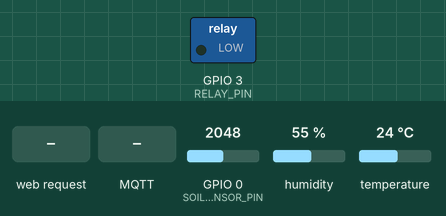
Recording of a sketch running on a simulated ESP32. On the bench: switched loads named in the sketch (green lamp = pin HIGH). The test bench sets the inputs (shaded band); at power-on: GPIO 0 (SOIL_SENSOR_PIN) = 2048, humidity 55 %, temperature 24 °C. WiFi joins after 1.5 s; servers stay silent unless stated; a WiFi scan finds three made-up networks; no MQTT or app messages arrive unless stated; not simulated (calls return 0 or success): secrets.h; names the files do not define were given values by the test bench: MQTT_PORT = 1883; what the sketch prints to the serial monitor is not drawn.

Above: at 5.2 s.
5.3 s: GPIO 0 (SOIL_SENSOR_PIN) set to 310
At 8.3 s:
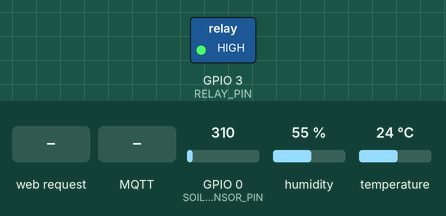
13.7 s: HTTP request GET /water received
At 14.9 s:
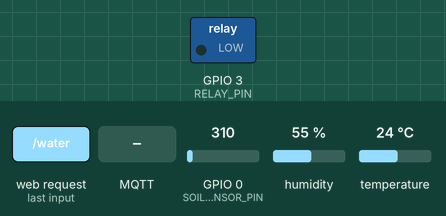
15.2 s: MQTT message "ON" arrives on the first subscribed topic
16.7 s: GPIO 0 (SOIL_SENSOR_PIN) set to 387
At 20.5 s:
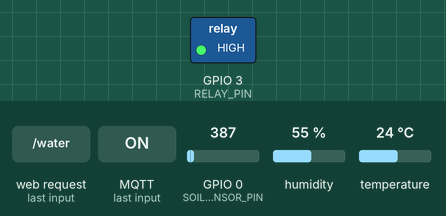
28.2 s: GPIO 0 (SOIL_SENSOR_PIN) set to 0
29.7 s: HTTP request GET /data received
Timing chart, 0 to 32.2 s (numbered marks = the images above; inputs shaded):
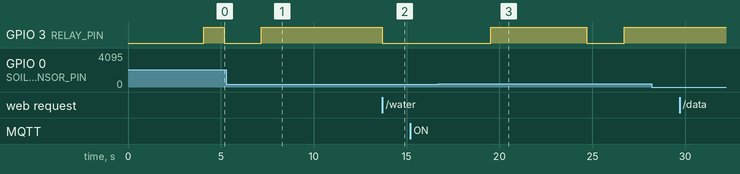

The sketch:

plant_monitoring_system.ino
```cpp
/*
  Connections:
  Soil Moisture Sensor: A0
  Relay (Pump):         D3
  DHT11 Sensor:         D2
*/

#include "secrets.h"
#include "webpage.h"
#include <DHT.h>
#include <WiFi.h>
#include <PubSubClient.h>

// ================= Configuration =================
#define DHT_PIN            2
#define RELAY_PIN          3
#define SOIL_SENSOR_PIN    0
#define DHT_TYPE           DHT11
#define SOIL_DRY_THRESHOLD 350

#define PUMP_DURATION_MS   2000      // 2 seconds

#define VPIN_TEMP          V0
#define VPIN_HUMIDITY      V1
#define VPIN_SOIL          V2
#define VPIN_MANUAL_BUTTON V3
#define VPIN_LOG           V99

// ================= WiFi & MQTT =================
WiFiServer server(8081);
WiFiClient mqttWiFiClient;
PubSubClient mqttClient(mqttWiFiClient);

const char ssid[] = SECRET_SSID;
const char pass[] = SECRET_PASS;

// MQTT Configuration
const char* mqtt_server = MQTT_SERVER;
const int mqtt_port = MQTT_PORT;
const char* mqtt_client_id = "plant_monitor";
const char* mqtt_username = MQTT_USERNAME;
const char* mqtt_pass = MQTT_PASS;

// MQTT Topics
//  for publishing
const char* topic_temp = "plant/temperature";
const char* topic_humidity = "plant/humidity";
const char* topic_soil = "plant/soil";
const char* topic_status = "plant/status";
const char* topic_pump = "plant/pump";
// for subscription
const char* topic_pump_sub = "plant/pump/set";

// ================= State Variables =================
unsigned long lastSerialLogTime = 0;
unsigned long lastMqttPublishTime = 0;

const unsigned long SERIAL_LOG_INTERVAL = 5000L; // 5Sek
const unsigned long MQTT_PUBLISH_INTERVAL = 5000L; // 10 seconds

int soilValue = 0;
float temperature = 0.0;
float humidity = 0.0;
int relayState = HIGH;
bool pumpActive = false;

DHT dht(DHT_PIN, DHT_TYPE);


// ================= Setup =================
void setup() {
  Serial.begin(9600);
  scanWiFiNetworks();
  connectToWiFi();
  setupMQTT();
  prepareWebServer();


  pinMode(RELAY_PIN, OUTPUT);
  digitalWrite(RELAY_PIN, relayState);

  dht.begin();
}

void loop() {
   // call poll() regularly to allow the library to send MQTT keep alive -> avoids being disconnected by the broker
  if (!mqttClient.connected()){
    reconnectMQTT();
  }
  mqttClient.loop();
  refreshWebServer();

  // Read Sensor Data and Log to Serial Monitor
  if (millis() - lastSerialLogTime >= SERIAL_LOG_INTERVAL) {
    temperature = dht.readTemperature();
    humidity = dht.readHumidity();
    soilValue = analogRead(SOIL_SENSOR_PIN);
    logToSerial();
    activatePumpIfNeeded();
    lastSerialLogTime = millis();
  }

    // Publish sensor data to MQTT
  if (millis() - lastMqttPublishTime >= MQTT_PUBLISH_INTERVAL) {
    publishSensorData();
    lastMqttPublishTime = millis();
  }
}


// ================= Serial Log Function  =================
void logToSerial() {
  Serial.println("===== 🌱 Sensor Readings (Serial Log) =====");
  Serial.println("Soil Moisture: " + String(soilValue));
  Serial.println("Temperature:   " + String(temperature) + " °C");
  Serial.println("Humidity:      " + String(humidity) + " %");
  evaluateSoilMoisture();
  Serial.println("===========================================");
}

// ================= Evaluation Helpers =================
String evaluateSoilMoisture() {
  String msg;
  if (soilValue < SOIL_DRY_THRESHOLD - 30) {
    msg = "💧 Too wet – Skip watering";
  } else if (soilValue > SOIL_DRY_THRESHOLD) {
    msg = "🌵 Too dry – Water now!";
  } else {
    msg = "🌿 Soil moisture is optimal";
  }
  Serial.println(msg);
  return msg;
}

// ================= Pump Control =================
void activatePumpIfNeeded() {
  if (soilValue > SOIL_DRY_THRESHOLD){
    activatePump();
    delay(PUMP_DURATION_MS);
    closePump();
  }
}

void activatePump(){
    Serial.println("🌵 Starting watering...");
    digitalWrite(RELAY_PIN, LOW);  // Relay ON (active LOW)
    pumpActive = true;

    // Publish pump status to MQTT
    if (mqttClient.connected()) {
      mqttClient.publish(topic_pump, "ON");
    }
}

void closePump() {
    digitalWrite(RELAY_PIN, HIGH); // Relay OFF
    Serial.println("✅ Watering finished.");
    pumpActive = false;

    // Publish pump status to MQTT
    if (mqttClient.connected()) {
      mqttClient.publish(topic_pump, "OFF");
    }
}

// ================= Network Functions =================
void publishSensorData() {
  mqttClient.publish(topic_temp, String(temperature, 1).c_str());
  mqttClient.publish(topic_humidity, String(humidity, 1).c_str());
  mqttClient.publish(topic_soil, String(soilValue).c_str());
  mqttClient.publish(topic_status, evaluateSoilMoisture().c_str());
}


/**
 * callback
 */
void callbackMQTT(char* topic, byte* payload, unsigned int length)
{
  // Callback-Funktion für MQTT-Subscriptions
  String messagePump;

  Serial.print("Message arrived on topic: ");
  Serial.println(topic);

  // Message byteweise verarbeiten und auf Konsole ausgeben
  for (int i = 0; i < length; i++)
  {
    Serial.print((char)payload[i]);
    messagePump += (char)payload[i];
  }
  Serial.println();
  // Behandlung bestimmter Topics
  if (String(topic) == topic_pump_sub) {
    if (messagePump == "ON") {
      Serial.print(topic_pump_sub);
      activatePump();
    }
    else if (messagePump == "OFF") {
      Serial.print(topic_pump_sub);
      closePump();
    }
  }
  /* else if (topic == anderes_topic) { ... } */
}


void setupMQTT() {
  mqttClient.setServer(mqtt_server, mqtt_port);
  mqttClient.setCallback(callbackMQTT);
  Serial.println("🔧 MQTT wifiClient configured on ");
  Serial.print(mqtt_server);
}

void reconnectMQTT() {
  while (!mqttClient.connected()) {
    Serial.print("📡 Attempting MQTT connection...");

    if (mqttClient.connect(mqtt_client_id, mqtt_username, mqtt_pass)) {
      Serial.println(" connected!");
      // Publish initial status
      mqttClient.subscribe(topic_pump_sub);
      mqttClient.publish(topic_status, "🌱 Plant monitor connected");
    } else {
      Serial.print(" failed, rc=");
      Serial.print(mqttClient.state());
      Serial.println(" retrying in 5 seconds");
      delay(5000);
    }
  }
}

void connectToWiFi() {
  Serial.print("🔌 Connecting to WiFi: ");
  Serial.println(ssid);

  WiFi.begin(ssid, pass);

  // Warte bis verbunden
  while (WiFi.status() != WL_CONNECTED) {
    delay(1000);
    Serial.print(".");
  }

  Serial.println("\n✅ Connected to WiFi!");
  Serial.print("📡 IP Address: ");
  Serial.println(WiFi.localIP());
}


void scanWiFiNetworks() {
  Serial.println("🔍 Scanning for WiFi networks...");
  int n = WiFi.scanNetworks();
  for (int i = 0; i < n; ++i) {
    Serial.print(i + 1);
    Serial.print(": ");
    Serial.println(WiFi.SSID(i));
  }
}

// ================= Create Webserver Functions =================
void prepareWebServer() {
  server.begin();     // start the web server on port 80
  Serial.println("✅ Started Web Server on Port 8080!");
}


void refreshWebServer() {
  WiFiClient client = server.available();  // ✅ use a local variable
  if (client) {
    String request = "";
    while (client.connected()) {
      if (client.available()) {
        String line = client.readStringUntil('\n');
        if (line.startsWith("GET ")) {
          request = line;
        }
        if (line == "\r") break;
      }
    }

    Serial.print("<< ");
    Serial.println(request);

    String buttonLabel;
    // Handle the /water request
    if (request.indexOf("GET /water") >= 0) {
      if (pumpActive) {
        closePump();
      } else {
        activatePump();
      }
      buttonLabel = pumpActive ? "❌ Stop" : "💦 Water";
      String json = "{";
      json += "\"buttonLabel\":\"" + buttonLabel + "\"";
      json += "}";

      client.println("HTTP/1.1 200 OK");
      client.println("Content-type:text/plain");
      client.println("Connection: close");
      client.println();
      client.println(json);

    } else if (request.indexOf("GET /data") >= 0) {
      String json = "{";
      json += "\"temperature\":\"" + String(temperature) + " °C\",";  // Added quotes around the value
      json += "\"humidity\":\"" + String(humidity) + " %\",";  // Added quotes around the value
      json += "\"soil\":" + String(soilValue) + ",";  // No quotes needed for numerical values
      json += "\"status\":\"" + evaluateSoilMoisture() + "\"";  // Added quotes around the value
      json += "}";

      client.println("HTTP/1.1 200 OK");
      client.println("Content-type: application/json");
      client.println("Connection: close");
      client.println();
      client.println(json);
    } else {
      // Serve the main HTML page
      String htmlPage = HTML_CONTENT;
      buttonLabel = pumpActive ? "❌ Stop" : "💦 Water";
      htmlPage.replace("{{TEMP}}", String(temperature) + " °C");
      htmlPage.replace("{{HUMIDITY}}", String(humidity) + " %");
      htmlPage.replace("{{SOIL}}", String(soilValue));
      htmlPage.replace("{{STATUS}}", evaluateSoilMoisture());
      htmlPage.replace("{{BUTTON_LABEL}}", buttonLabel);

      client.println("HTTP/1.1 200 OK");
      client.println("Content-type:text/html");
      client.println("Connection: close");
      client.println();

      client.print(htmlPage);
    }

    client.flush();
    delay(10);
    client.stop();
  }
}
```

webpage.h
```cpp
const char* HTML_CONTENT =
"<!DOCTYPE html>\n"
"<html lang=\"en\">\n"
"  <head>\n"
"    <meta charset=\"UTF-8\" />\n"
"    <meta name=\"viewport\" content=\"width=device-width, initial-scale=1.0\" />\n"
"    <title>Plant Monitoring System</title>\n"
"    <style>\n"
"      body {\n"
"        font-family: 'Segoe UI', sans-serif;\n"
"        background-color: #e8f5e9;\n"
"        color: #2e7d32;\n"
"        margin: 0;\n"
"        padding: 20px;\n"
"        display: flex;\n"
"        justify-content: center;\n"
"        align-items: center;\n"
"        min-height: 100vh;\n"
"      }\n"
"      .container {\n"
"        background: #ffffff;\n"
"        padding: 20px;\n"
"        border-radius: 16px;\n"
"        box-shadow: 0 4px 12px rgba(0, 0, 0, 0.1);\n"
"        max-width: 400px;\n"
"        width: 100%;\n"
"      }\n"
"      h1 {\n"
"        text-align: center;\n"
"        color: #1b5e20;\n"
"        margin-bottom: 20px;\n"
"      }\n"
"      .stat {\n"
"        background-color: #f1f8e9;\n"
"        border: 2px solid #c8e6c9;\n"
"        border-radius: 12px;\n"
"        padding: 16px;\n"
"        margin-bottom: 15px;\n"
"        text-align: center;\n"
"      }\n"
"      .stat .label {\n"
"        display: block;\n"
"        font-weight: bold;\n"
"        font-size: 1.1em;\n"
"        margin-bottom: 5px;\n"
"        color: #388e3c;\n"
"      }\n"
"      .stat span.value {\n"
"        font-size: 1.4em;\n"
"        font-weight: 600;\n"
"      }\n"
"      button {\n"
"        padding: 10px 20px;\n"
"        font-size: 1em;\n"
"        background-color: #66bb6a;\n"
"        border: none;\n"
"        border-radius: 8px;\n"
"        color: white;\n"
"        cursor: pointer;\n"
"      }\n"
"      @media (max-width: 480px) {\n"
"        .container {\n"
"          padding: 15px;\n"
"        }\n"
"        .stat {\n"
"          padding: 12px;\n"
"        }\n"
"      }\n"
"    </style>\n"
"  </head>\n"
"  <body>\n"
"    <div class=\"container\">\n"
"      <h1>🌱 Plant Monitor</h1>\n"
"      <div class=\"stat\">\n"
"        <span class=\"label\">🌡️ Temperature</span>\n"
"        <span class=\"value\" id=\"temp\">{{TEMP}}</span>\n"
"      </div>\n"
"      <div class=\"stat\">\n"
"        <span class=\"label\">💧 Humidity</span>\n"
"        <span class=\"value\" id=\"humidity\">{{HUMIDITY}}</span>\n"
"      </div>\n"
"      <div class=\"stat\">\n"
"        <span class=\"label\">🌾 Soil Moisture</span>\n"
"        <span class=\"value\" id=\"soil\">{{SOIL}}</span>\n"
"      </div>\n"
"      <div class=\"stat\">\n"
"        <span class=\"label\">📋 Status</span>\n"
"        <span class=\"value\" id=\"status\">{{STATUS}}</span>\n"
"      </div>\n"
"      <div class=\"stat\">\n"
"        <button id=\"waterButton\" onclick=\"waterPlant()\">\n"
"          {{BUTTON_LABEL}}\n"
"        </button>\n"
"      </div>\n"
"    </div>\n"
"\n"
"      <script>\n"
"        function updateData() {\n"
// "          console.log('Updating data...'); // Debug log\n"
"          fetch('/data')\n"
"            .then(res => res.json())\n"
"            .then(data => {\n"
// "              console.log('Data received:', data); // Debug log\n"
"              document.getElementById('temp').innerText = data.temperature;\n"
"              document.getElementById('humidity').innerText = data.humidity;\n"
"              document.getElementById('soil').innerText = data.soil;\n"
"              document.getElementById('status').innerText = data.status;\n"
"            })\n"
"            .catch(err => console.error('Update failed:', err));\n"
"        }\n"
"\n"
"        function waterPlant() {\n"
"          fetch('/water')\n"
"            .then(res => res.json())\n"
"            .then(data => {\n"
"              // Update the button text based on the server's response\n"
"              document.getElementById('waterButton').innerText = data.buttonLabel;\n"
"            })\n"
"            .catch(err => {\n"
"              console.error('Failed to water:', err);\n"
"              alert('Failed to water: ' + err);\n"
"            });\n"
"        }\n"
"\n"
"        window.onload = function() {\n"
"          console.log('Page loaded'); // Debug log\n"
"          updateData();\n"
"          setInterval(updateData, 5000); // Update every 5 seconds\n"
"        };\n"
"      </script>\n"
"  </body>\n"
"</html>\n";
```

Measured:
- the behaviour switches between 350 and 351 on GPIO 0 (SOIL_SENSOR_PIN) (found by bisection; images 2 and 3)
- after the input at 5.3 s, GPIO 3 (RELAY_PIN): goes on until 7.2 s, then stays HIGH
- after the input at 13.7 s, GPIO 3 (RELAY_PIN): HIGH → LOW at once
- after the input at 15.2 s, every drawn part: stays the same
- after the input at 16.7 s, GPIO 3 (RELAY_PIN): LOW → HIGH after 2.8 s, → LOW 5.2 s later, → HIGH 2.0 s later
- after the input at 28.2 s, every drawn part: stays the same
- after the input at 29.7 s, every drawn part: stays the same
